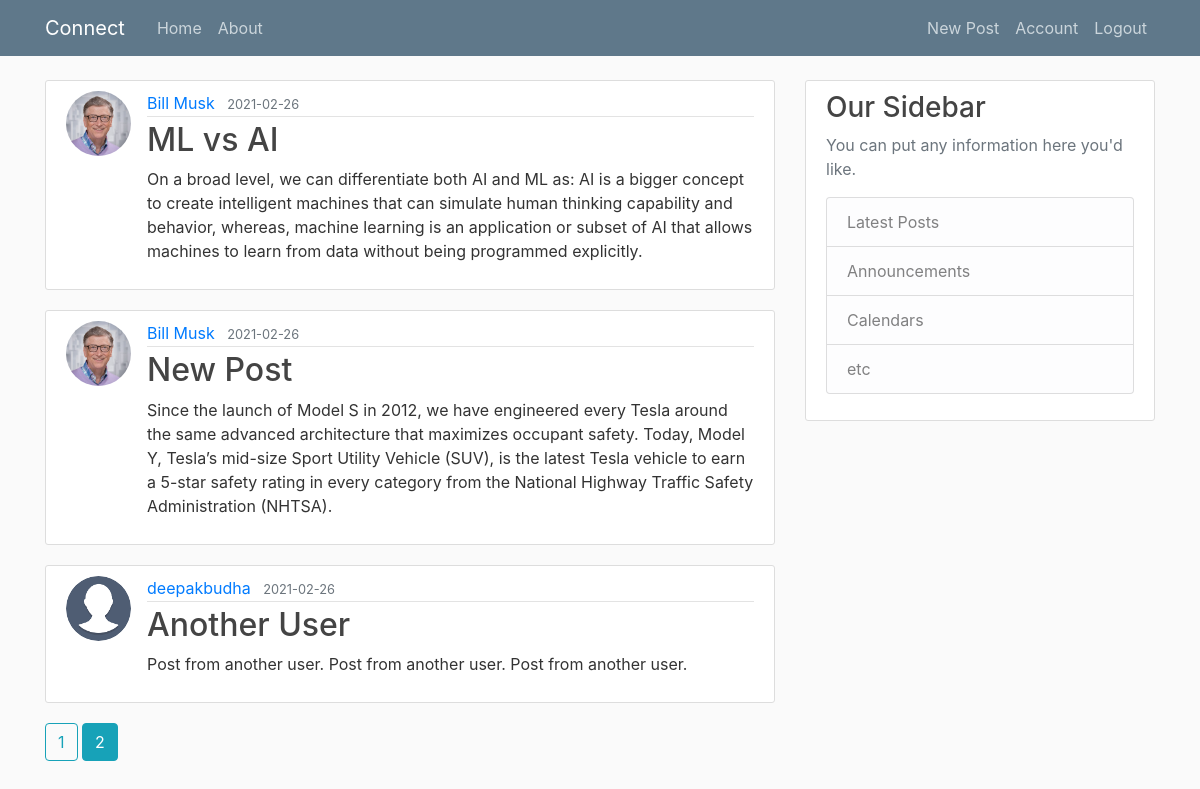
The app's page /?page=2 (signed in) with its own data.
### flaskblog/models.py (models this page shows, shortened)
class Post(db.Model):
    id = db.Column(db.Integer, primary_key = True)
    title = db.Column(db.String(100), nullable = False)
    date_posted = db.Column(db.DateTime, nullable = False, default = datetime.utcnow)
    content = db.Column(db.Text, nullable = False)
    user_id = db.Column(db.Integer, db.ForeignKey('user.id'), nullable = False)

class User(db.Model, UserMixin):
    id = db.Column(db.Integer, primary_key = True)
    username = db.Column(db.String(20), unique = True, nullable = False)
    email = db.Column(db.String(100), unique = True, nullable = False)
    image_file = db.Column(db.String(20), nullable = False, default = 'default.jpg')
    password = db.Column(db.String(60), nullable = False)
    posts = db.relationship('Post', backref = 'author', lazy = True)

### flaskblog/routes.py (the view)
@app.route("/home")
@app.route("/")
@login_required
def home():
    page = request.args.get('page', 1, type = int)
    posts = Post.query.order_by(Post.date_posted.desc()).paginate(page = page, per_page = 5)
    return render_template('home.html', posts = posts)

### flaskblog/models.py (called while the page is built)
@login_manager.user_loader
def load_user(user_id):
    return User.query.get(int(user_id))

### flaskblog/templates/home.html
{% extends 'layout.html' %}
{% block content %}
    {% for post in posts.items %}
    <article class="media content-section">
      <img class = "rounded-circle article-img" src ="{{ url_for('static', filename = 'profile_pics/' + post.author.image_file) }}">
        <div class="media-body">
          <div class="article-metadata">
            <a class="mr-2" href="{{ url_for('user_posts', username = post.author.username) }}">{{ post.author.username }}</a>
            <small class="text-muted">{{ post.date_posted.strftime('%Y-%m-%d')}}</small>
          </div>
          <h2><a class="article-title" href="{{ url_for('post', post_id = post.id) }}">{{ post.title }}</a></h2>
          <p class="article-content">{{ post.content }}</p>
        </div>
      </article>
    {% endfor %}
    {% for page_num in posts.iter_pages(left_edge = 1, right_edge = 1, left_current = 1, right_current = 2) %}
      {% if page_num %}
        {% if posts.page == page_num %}
          <a class = "btn btn-info mb-4" href = "{{url_for('home', page = page_num)}}">{{page_num}}</a>
        {% else %}
          <a class = "btn btn-outline-info mb-4" href = "{{url_for('home', page = page_num)}}">{{page_num}}</a>
        {% endif %}
      {% else%}
        .....
      {% endif %}
    {% endfor %}
{% endblock content %}

### flaskblog/static/main.css (style rules this page uses)
body { background: #fafafa; color: #333333; margin-top: 5rem; }
h1, h2, h3, h4, h5, h6 { color: #444444; }
.content-section { background: #ffffff; padding: 10px 20px; border: 1px solid #dddddd; border-radius: 3px; margin-bottom: 20px; }
.article-title { color: #444444; }
.article-content { white-space: pre-line; }
.article-img { height: 65px; width: 65px; margin-right: 16px; }
.article-metadata { padding-bottom: 1px; margin-bottom: 4px; border-bottom: 1px solid #e3e3e3 }

### records on screen
Post: image_file (picture), author.username "Bill Musk", date_posted "2021-02-26", title "ML vs AI", content "On a broad level, we can differentiate both AI and ML as: AI is a bigger concept to create intelligent machines that can simulate human thinking capability and behavior, whereas, machine learning is an application or subset of AI that allows machines to learn from data without being programmed explicitly."
Post: image_file (picture), author.username "Bill Musk", date_posted "2021-02-26", title "New Post", content "Since the launch of Model S in 2012, we have engineered every Tesla around the same advanced architecture that maximizes occupant safety. Today, Model Y, Tesla’s mid-size Sport Utility Vehicle (SUV), is the latest Tesla vehicle to earn a 5-star safety rating in every category from the National Highway Traffic Safety Administration (NHTSA)."
Post: image_file (placeholder picture), author.username "deepakbudha", date_posted "2021-02-26", title "Another User", content "Post from another user. Post from another user. Post from another user."

### other values on screen
{{ page_num }} "1"
{{ page_num }} "2"
